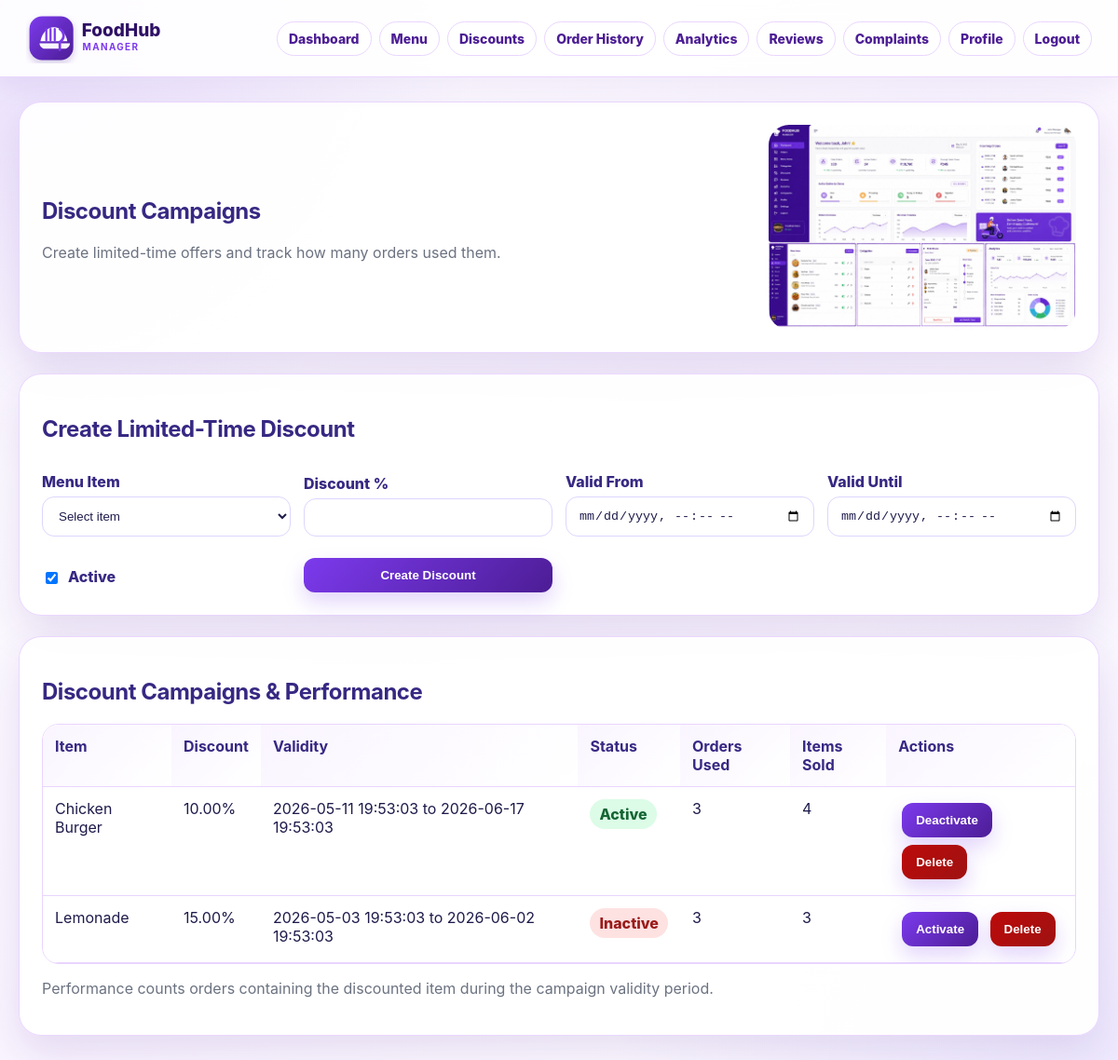
/public/index.php?route=discounts (signed in), run on the app's committed database.
### tables this page shows
CREATE TABLE discounts (
    id INT AUTO_INCREMENT PRIMARY KEY,
    menu_item_id INT NOT NULL,
    restaurant_id INT NOT NULL,
    discount_pct DECIMAL(5,2) NOT NULL,
    valid_from DATETIME NOT NULL,
    valid_until DATETIME NOT NULL,
    is_active TINYINT(1) DEFAULT 1,
    CONSTRAINT fk_discounts_item FOREIGN KEY (menu_item_id) REFERENCES menu_items(id) ON DELETE CASCADE,
    CONSTRAINT fk_discounts_restaurant FOREIGN KEY (restaurant_id) REFERENCES restaurants(id) ON DELETE CASCADE
);

CREATE TABLE menu_items (
    id INT AUTO_INCREMENT PRIMARY KEY,
    restaurant_id INT NOT NULL,
    category_id INT,
    name VARCHAR(140) NOT NULL,
    description TEXT,
    price DECIMAL(10,2) NOT NULL,
    image_path VARCHAR(255),
    is_available TINYINT(1) DEFAULT 1,
    created_at TIMESTAMP DEFAULT CURRENT_TIMESTAMP,
    CONSTRAINT fk_items_restaurant FOREIGN KEY (restaurant_id) REFERENCES restaurants(id) ON DELETE CASCADE,
    CONSTRAINT fk_items_category FOREIGN KEY (category_id) REFERENCES menu_categories(id) ON DELETE SET NULL
);

### app/controllers/DashboardController.php (called while the page is built, shortened)
<?php
require_once __DIR__ . '/../core/Auth.php';
require_once __DIR__ . '/../models/RestaurantManagerModel.php';
class DashboardController {
    private RestaurantManagerModel $model;
    public function __construct() {
        $this->model = new RestaurantManagerModel();
    }
    private function restaurant(): array {
        $restaurant = $this->model->restaurantByManager(Auth::user()['id']);
        return $restaurant;
    }
    public function discounts(): void {
        $restaurant = $this->restaurant();
        $discounts = $this->model->discounts((int)$restaurant['id']);
        require __DIR__ . '/../views/discounts.php';
    }
}

### app/core/Database.php (called while the page is built, shortened)
<?php
class Database {
    private static ?mysqli $connection = null;
    public static function connect(): mysqli {
        if (self::$connection === null) {
            self::$connection = new mysqli(DB_HOST, DB_USER, DB_PASS, DB_NAME);
            self::$connection->set_charset('utf8mb4');
        }
        return self::$connection;
    }
}

### app/core/Auth.php (called while the page is built, shortened)
<?php
require_once __DIR__ . '/Database.php';
class Auth {
    public static function user(): ?array {
        return $_SESSION['user'] ?? null;
    }
}

### app/models/RestaurantManagerModel.php (called while the page is built, shortened)
<?php
require_once __DIR__ . '/../core/Database.php';
class RestaurantManagerModel {
    private mysqli $db;
    public function __construct() {
        $this->db = Database::connect();
    }
    public function restaurantByManager(int $managerId): ?array {
        $stmt = $this->db->prepare("SELECT * FROM restaurants WHERE manager_id = ? LIMIT 1");
        $stmt->bind_param('i', $managerId);
        $stmt->execute();
        return $stmt->get_result()->fetch_assoc() ?: null;
    }
    public function discounts(int $restaurantId): array {
        $stmt = $this->db->prepare("\n            SELECT d.*, mi.name AS item_name,\n                   COUNT(DISTINCT o.id) AS orders_used,\n                   COALESCE(SUM(oi.quantity), 0) AS items_sold_during_campaign\n            FROM discounts d\n            JOIN menu_items mi ON mi.id = d.menu_item_id\n            LEFT JOIN order_items oi ON oi.menu_item_id = d.menu_item_id\n            LEFT JOIN orders o ON o.id = oi.order_id\n                AND o.restaurant_id = d.restaurant_id\n                AND o.status <> 'cancelled'\n                AND o.created_at BETWEEN d.valid_from AND d.valid_until\n            WHERE d.restaurant_id = ?\n            GROUP BY d.id\n            ORDER BY d.valid_from DESC\n        ");
        $stmt->bind_param('i', $restaurantId);
        $stmt->execute();
        return $stmt->get_result()->fetch_all(MYSQLI_ASSOC);
    }
}

### app/views/discounts.php (the view, shortened to what this page needs)
<?php require __DIR__ . '/partials/header.php'; ?>
<section class="panel page-banner">
    <div>
        <h2>Discount Campaigns</h2>
        <p class="muted">Create limited-time offers and track how many orders used them.</p>
    </div>
    <img src="assets/images/dashboard-preview.jpg" alt="Discount Campaigns illustration">
</section>
<section class="panel">
    <h2>Create Limited-Time Discount</h2>
    <form method="post" action="index.php?route=discount_save" class="form-grid">
        <label>Menu Item
            <select name="menu_item_id" required>
                <option value="">Select item</option>
            </select>
        </label>
        <label>Discount %<input type="number" step="0.01" min="1" max="100" name="discount_pct" required></label>
        <label>Valid From<input type="datetime-local" name="valid_from" required></label>
        <label>Valid Until<input type="datetime-local" name="valid_until" required></label>
        <label class="checkbox"><input type="checkbox" name="is_active" checked> Active</label>
        <button type="submit">Create Discount</button>
    </form>
</section>
<section class="panel">
    <h2>Discount Campaigns & Performance</h2>
    <div class="table-wrap">
        <table>
            <thead>
                <tr>
                    <th>Item</th>
                    <th>Discount</th>
                    <th>Validity</th>
                    <th>Status</th>
                    <th>Orders Used</th>
                    <th>Items Sold</th>
                    <th>Actions</th>
                </tr>
            </thead>
            <tbody>
                <?php foreach ($discounts as $discount): ?>
                    <tr>
                        <td><?= htmlspecialchars($discount['item_name']) ?></td>
                        <td><?= number_format((float)$discount['discount_pct'], 2) ?>%</td>
                        <td><?= htmlspecialchars($discount['valid_from']) ?> to <?= htmlspecialchars($discount['valid_until']) ?></td>
                        <td><span class="badge <?= $discount['is_active'] ? 'open' : 'closed' ?>"><?= $discount['is_active'] ? 'Active' : 'Inactive' ?></span></td>
                        <td><?= (int)$discount['orders_used'] ?></td>
                        <td><?= (int)$discount['items_sold_during_campaign'] ?></td>
                        <td>
                            <form method="post" action="index.php?route=discount_toggle" class="inline-small">
                                <button type="submit"><?= $discount['is_active'] ? 'Deactivate' : 'Activate' ?></button>
                            </form>
                            <form method="post" action="index.php?route=discount_delete" class="inline-small" onsubmit="return confirm('Delete this discount?');">
                                <button class="danger" type="submit">Delete</button>
                            </form>
                        </td>
                    </tr>
                <?php endforeach; ?>
            </tbody>
        </table>
    </div>
    <p class="muted">Performance counts orders containing the discounted item during the campaign validity period.</p>
</section>
<?php require __DIR__ . '/partials/footer.php'; ?>

### public/assets/css/style.css (style rules this page uses)
:root { --purple-950: #372883; --purple-900: #3b0764; --purple-800: #4c1d95; --purple-700: #7174a4; --purple-600: #7c3aed; --purple-500: #8b5cf6; --purple-100: #ede9fe; --purple-50: #faf5ff; --white: #ffffff; --ink: #1e1b4b; --muted: #6b7280; --line: #e9d5ff; --success: #16a34a; --danger: #dc2626; --shadow: 0 18px 45px rgba(76, 29, 149, .13); }
* { box-sizing: border-box; }
body { margin: 0; font-family: Inter, "Segoe UI", Arial, Helvetica, sans-serif; background: radial-gradient(circle at top left, rgba(124, 58, 237, .16), transparent 32rem), radial-gradient(circle at bottom right, rgba(167, 139, 250, .18), transparent 34rem), linear-gradient(135deg, #fff 0%, #faf5ff 48%, #ffffff 100%); color: var(--ink); min-height: 100vh; }
img { max-width: 100%; }
.hero, .panel, .card, .login-card, .auth-visual { background: rgba(255,255,255,.92); border: 1px solid rgba(233, 213, 255, .95); border-radius: 24px; box-shadow: var(--shadow); }
.panel { padding: 24px; margin-bottom: 22px; }
.panel h2, .panel h3 { color: var(--purple-950); letter-spacing: -.02em; }
button, .button { border: none; padding: 11px 15px; background: linear-gradient(135deg, var(--purple-600), var(--purple-800)); color: white; border-radius: 12px; cursor: pointer; font-weight: 800; box-shadow: 0 10px 22px rgba(124, 58, 237, .22); }
button.danger { background: linear-gradient(135deg, #bc0a0a, #9f1212); }
.table-wrap { overflow-x: auto; border-radius: 18px; border: 1px solid var(--line); }
table { width: 100%; border-collapse: collapse; background: white; }
th, td { padding: 13px; border-bottom: 1px solid var(--line); text-align: left; vertical-align: top; }
th { background: linear-gradient(135deg, var(--purple-50), #fff); color: var(--purple-950); }
label { display: block; margin: 12px 0 6px; font-weight: 800; color: var(--purple-950); }
input, textarea, select { width: 100%; padding: 12px 13px; border: 1px solid #ddd6fe; border-radius: 13px; margin-top: 6px; background: #fff; color: var(--ink); outline: none; }
.form-grid { display: grid; grid-template-columns: repeat(auto-fit, minmax(240px, 1fr)); gap: 14px; align-items: end; }
.checkbox { display: flex; gap: 8px; align-items: center; }
.checkbox input { width: auto; }
.delete-form, .inline-small { display: inline-block; margin: 4px; }
.badge { display: inline-block; padding: 6px 10px; border-radius: 999px; background: var(--purple-100); color: var(--purple-800); font-weight: 800; }
.badge.open { background: #dcfce7; color: #166534; }
.badge.closed { background: #fee2e2; color: #991b1b; }
.muted { color: var(--muted); }
.page-banner { display: grid; grid-template-columns: 1fr minmax(220px, 330px); align-items: center; gap: 20px; margin-bottom: 22px; }
.page-banner img { border-radius: 22px; }

### data on the page
discounts: menu_item.name "Chicken Burger", discount_pct "10.00", valid_from "2026-05-11 19:53:03", valid_until "2026-06-17 19:53:03", is_active "Active", orders_used "3", items_sold_during_campaign "4"
discounts: menu_item.name "Lemonade", discount_pct "15.00", valid_from "2026-05-03 19:53:03", valid_until "2026-06-02 19:53:03", is_active "Inactive", orders_used "3", items_sold_during_campaign "3"
